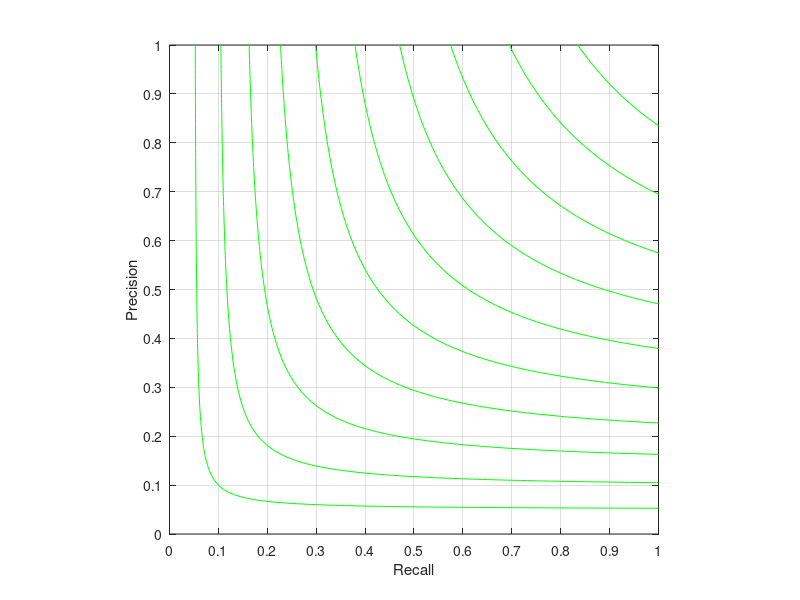

The MATLAB source for this figure:
%clear all;close all;clc;

h=figure;
title('Boundary Benchmark on BSDS');
hold on;

%plot(0.700762,0.897659,'go','MarkerFaceColor','g','MarkerEdgeColor','g','MarkerSize',10);
%% isoF lines
[p,r] = meshgrid(0.01:0.01:1,0.01:0.01:1);
F=2*p.*r./(p+r);
[C,h] = contour(p,r,F);

% colormap green
map=zeros(256,3); map(:,1)=0; map(:,2)=1; map(:,3)=0; colormap(map);

box on;
grid on;
set(gca,'XTick',0:0.1:1);
set(gca,'YTick',0:0.1:1);
set(gca,'XGrid','on');
set(gca,'YGrid','on');
xlabel('Recall');
ylabel('Precision');
title('');
axis square;
axis([0 1 0 1]);
